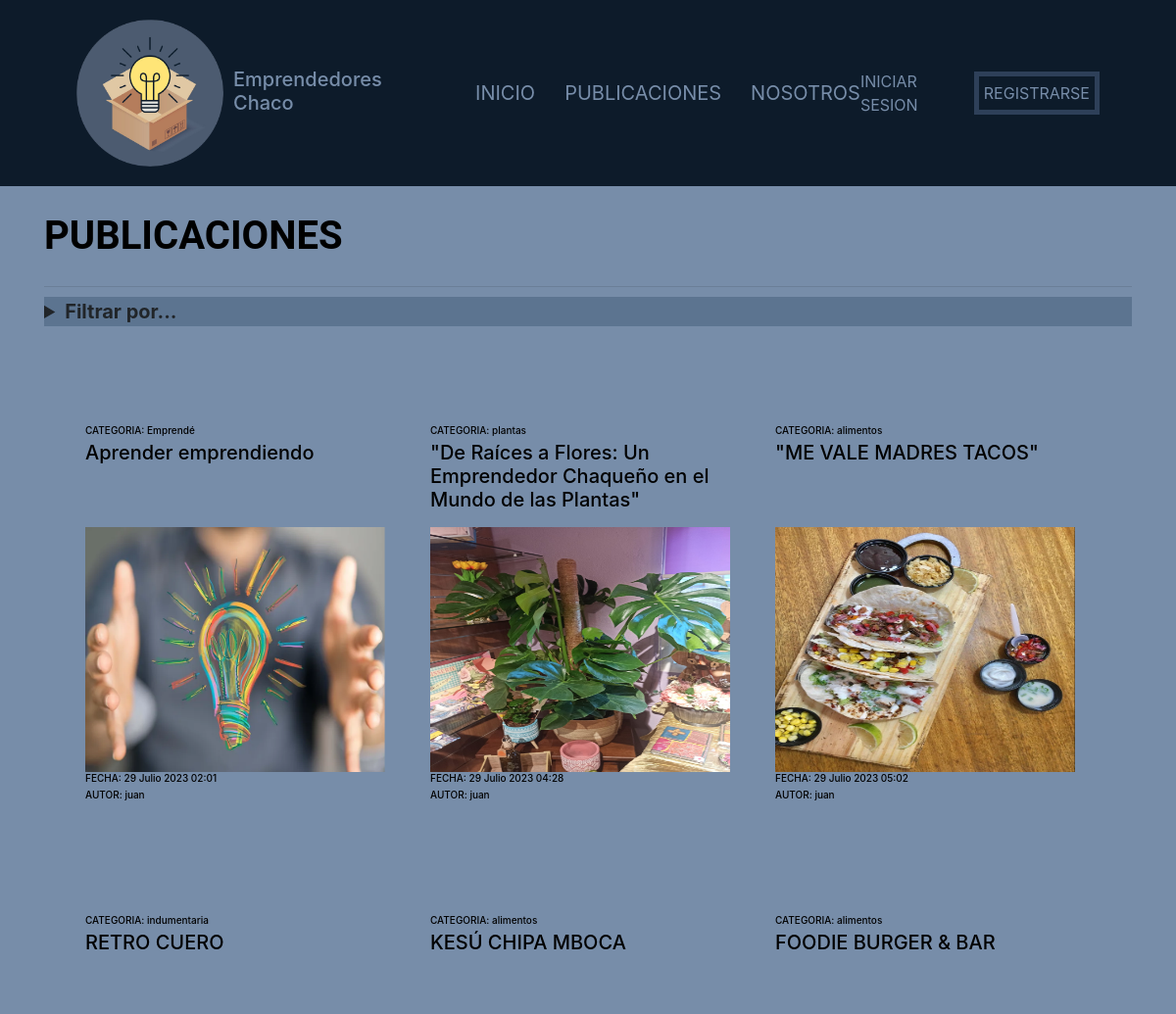
/publicaciones/Listar (upper part), run on an earlier commit of the app's database.
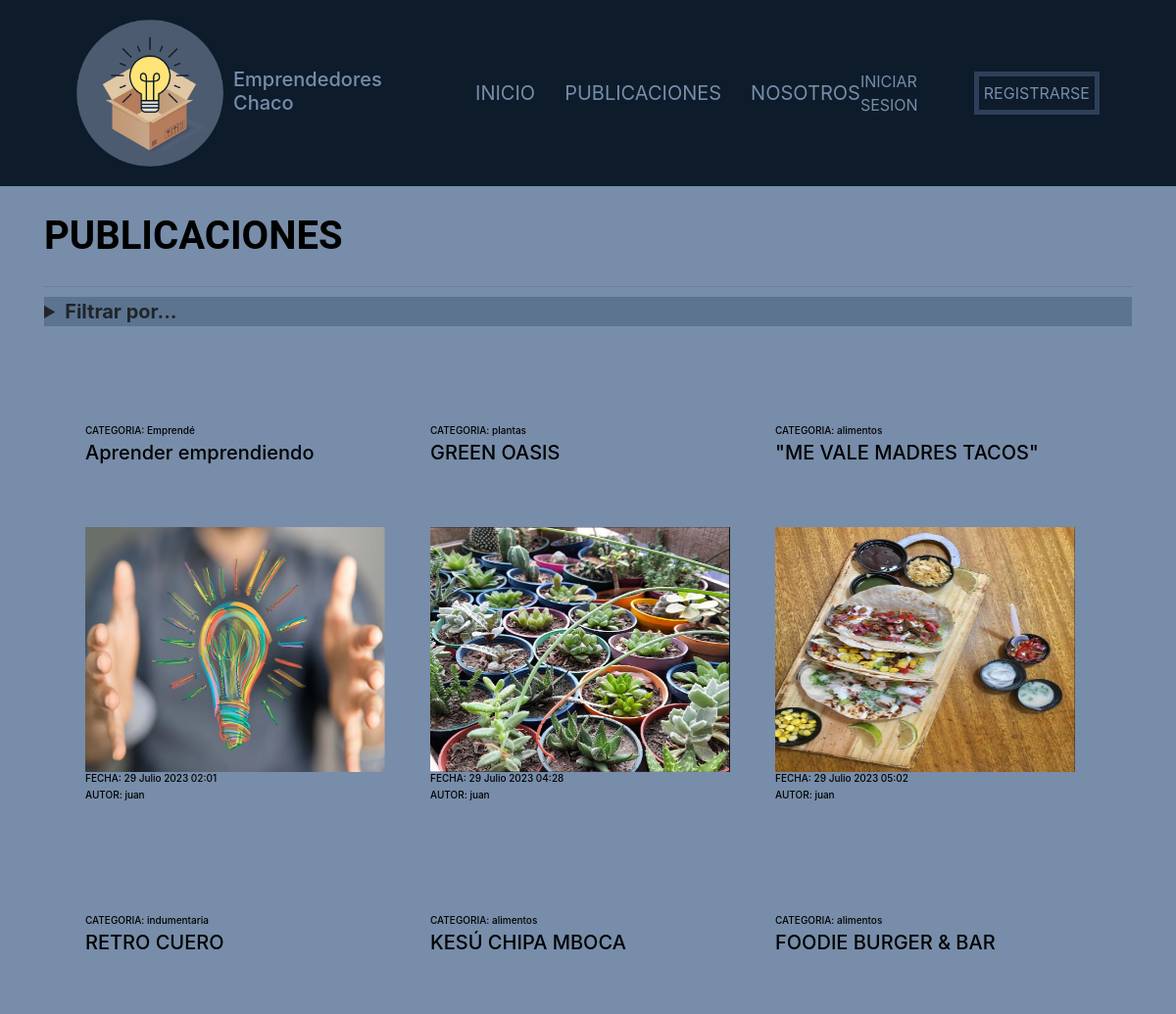
And on a later commit of the database.
### apps/publicaciones/models.py (models this page shows, shortened)
class Publicacion(models.Model):
    creado = models.DateTimeField('creado', auto_now_add=True)
    modificado = models.DateTimeField('modificado', auto_now=True)
    titulo = models.CharField(max_length = 250)
    contenido = models.TextField()
    autor = models.ForeignKey(User, on_delete = models.CASCADE)
    imagen = models.ImageField(upload_to = 'publicaciones')
    categoria = models.ForeignKey(Categoria, on_delete = models.CASCADE)

class Categoria(models.Model):
    nombre = models.CharField(max_length=80)
    def __str__(self):
        return self.nombre

### apps/publicaciones/views.py (the view, shortened to what this page needs)
# urls.py: path('Listar', views.ListarPublicacionesFunc, name='listar_publicaciones'),
def ListarPublicacionesFunc(request):
    ctx = {}
    categorias = Categoria.objects.all()
    filtro = request.GET.get('fl',None)
    orden = request.GET.get('orden',None)
    if filtro:
        if filtro == 'todas':
            todas_publicaciones = Publicacion.objects.all()
        else:
            cat_filtro = Categoria.objects.filter(nombre = filtro)
            if cat_filtro:
                todas_publicaciones = Publicacion.objects.filter(categoria = cat_filtro[0])
            else:
                todas_publicaciones = []
                ctx['error'] = "LA CATEGORIA INGRESADA NO EXISTE"
    else:
        todas_publicaciones = Publicacion.objects.all()
    ctx['object_list'] = todas_publicaciones
    ctx['categorias'] = categorias
    return render(request, 'publicaciones/listar.html', ctx)

### templates/publicaciones/listar.html (shortened to what this page needs)
{% extends 'base.html' %}
{% block contenido %}
<div class="container">
<h1 style="font-size: 40px;color: black;font-weight: bold;">PUBLICACIONES</h1><hr>
        <details style="background-color: #5C7490;">
            <summary style="font-size: 20px;font-weight: bold;" >Filtrar por...</summary>
        </details>
</div>
<div class="publicaciones contenedor">
    <div class="row">
        {% if error %}
            <div class="alert alert-danger">
                <h1 style="color: red; font-size: 50px;">¡¡{{error}}!!</h1>
            </div>
        {% else %}
            {% for p in object_list %}
            <div class="publicacion col-md-4 col-sm-6">
                <a class="interact" href="{% url 'publicaciones:detalle_publicacion' p.pk %}">
                    <div class="publicacion__info">
                        <h6>CATEGORIA: {{p.categoria}}</h6>
                        <h2> {{p.titulo}}</h2>
                    </div>
                    <img src="{{p.imagen.url}}">
                    <div>
                        <h6>FECHA: {{p.creado}}</h6>
                        <h6>AUTOR: {{p.autor}}</h6>
                    </div>
                </a>
            </div>
            {% endfor %}
        {% endif %}
    </div>
</div>
{% endblock contenido %}

What changed in the data, as far as the page shows it:
changed Publicacion "plantas": titulo "\"De Raíces a Flores: Un Emprendedor Chaqueño en el Mundo de las Plantas\"" → "GREEN OASIS"; imagen: a different picture
